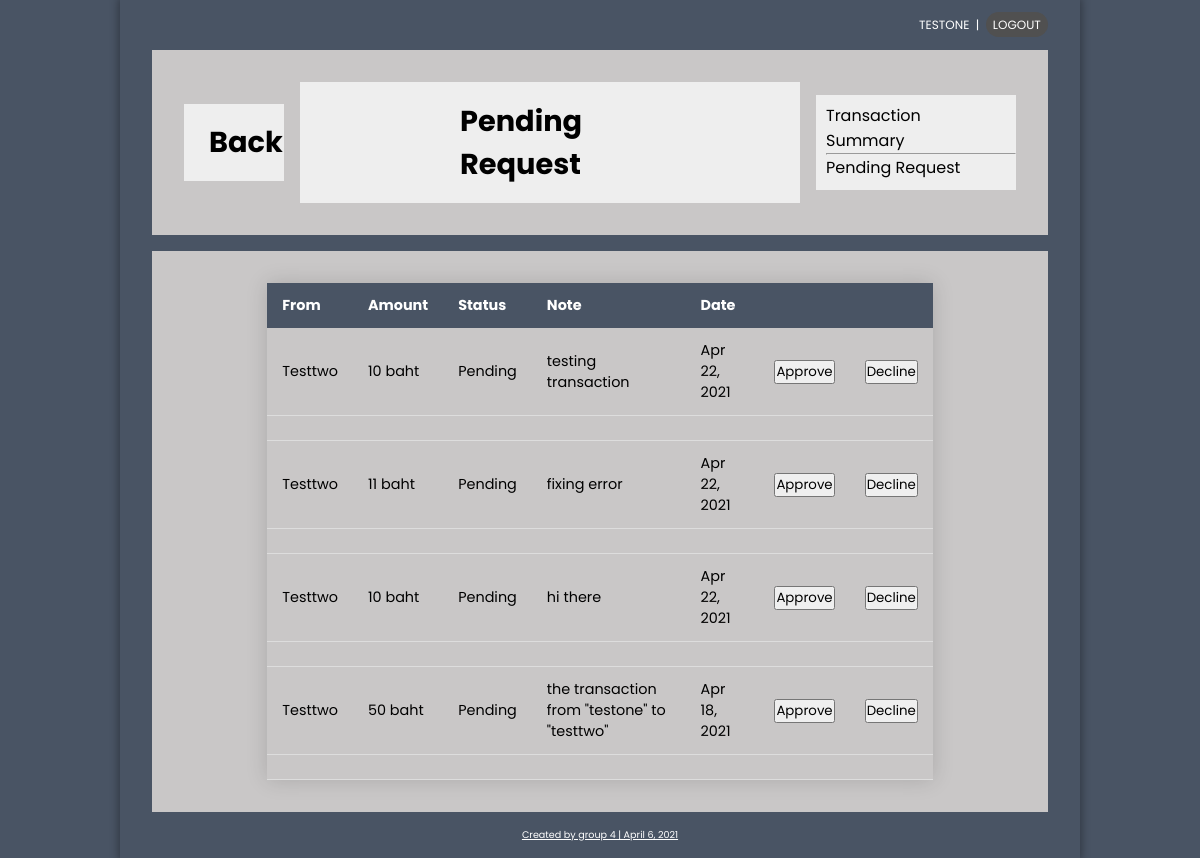
Before: /requestList/ (signed in) with the older database file.
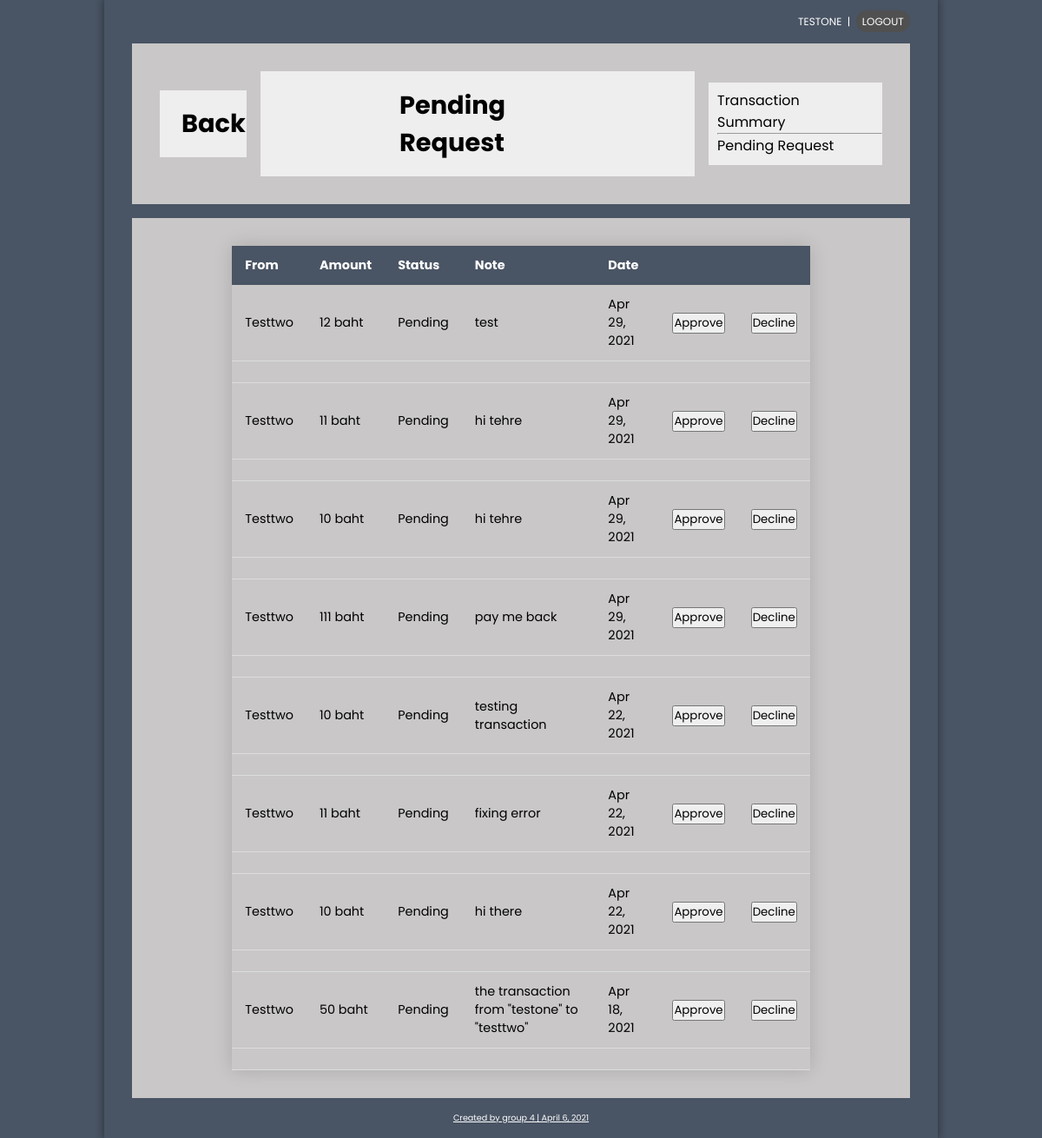
After: the same page with the newer database file.
### AIUTS/models.py (models this page shows, shortened)
class UserTransaction(models.Model):
    STATUS = (('Pending', 'Pending'),('Approve', 'Approve'))
    transactionId = models.AutoField(primary_key=True)
    transactionTime = models.DateTimeField(auto_now_add=True)
    transactionSender = models.ForeignKey(UserAccount, on_delete=models.CASCADE, related_name="Sender")
    transactionReceiver = models.ForeignKey(UserAccount, on_delete=models.CASCADE, related_name="Receiver")
    transactionAmount = models.IntegerField(default=0)
    transactionMessage = models.CharField(max_length=100, null=True)
    transactionStatus =  models.CharField(max_length=20, choices=STATUS, default=STATUS[0][0])

class UserAccount(models.Model):
    user = models.OneToOneField(User, on_delete=models.CASCADE)
    accountId = models.CharField(primary_key=True,max_length=255,)
    accountAmount = models.IntegerField(default=100)
    '''
    everytime the user is create, it will add to a users group directly
    '''

### AIUTS/views.py (the view)
# urls.py: path('requestList/', views.requestList.as_view(), name='requestList'),
class requestList(LoginRequiredMixin,generic.ListView):
    login_url = '/accounts/login/'
    template_name = 'AIUTS/requestList.html'
    context_object_name = 'requestTransactions'
    def get_queryset(self):
        user = UserAccount.objects.get(user=self.request.user)
        return  UserTransaction.objects.filter(Q(transactionSender=user) & Q(transactionStatus="Pending")).order_by('-transactionTime')

### AIUTS/templates/AIUTS/requestList.html (shortened to what this page needs)
{% extends "AIUTS/template.html" %}
{% block title %}Back{% endblock title %}
{% block heading %}Pending Request{% endblock heading %}
{% block content %}
<table class="styled-table" id="requestlist">
    <thead>
        <tr>
            <th>From</th>
            <th>Amount</th>
            <th>Status</th>
            <th>Note</th>
            <th>Date</th>
            <th></th>
            <th></th>
        </tr>
    </thead>
    <tbody>
        {% for transaction in requestTransactions %}
        <tr>
            <td>{{ transaction.transactionReceiver.user.username |capfirst}}</td>
            <td>{{ transaction.transactionAmount }} baht</td>
            <td>{{ transaction.transactionStatus}}</td>
            <td>{{ transaction.transactionMessage }}</td>
            <td>{{ transaction.transactionTime|date:"M d, Y" }}</td>
            {% if transaction.transactionSender.user.username == request.user.username %}
            <td> <button> <a > Approve </a></button></td>
            <td> <button> <a > Decline </a></button></td>
            {% endif %}
        </tr>
    </tbody>
        <td>
            {% empty %}
            <p id="empty">You don't have any pending request</p>
        {% endfor %}
        </td>
</table>
{% endblock content %}

### AIUTS/templates/AIUTS/template.html (shortened to what this page needs)
<!DOCTYPE html>
<html lang="en">
<head>
    {% load static %}
    <link rel="stylesheet" type="text/css" href="{% static 'AIUTS/styles.css' %}">
</head>
<body>
    <p class="logout">{{user}} &nbsp;|&nbsp; <a class="logoutbtn" href="{% url 'logout'%}">Logout</a></p>
    <header>
            <h1 class="logo"><a class="logo-name"href="{% url 'AIUTS:index' %}" >{% block title %}AIUTS{% endblock title %}</a></h1>
            <h2 class="section-name">{% block heading %}{% endblock heading %}</h2>
            <nav>
                <ul>
                    <li><a href="{% url 'AIUTS:transactionList' %}" >Transaction Summary</a></li>
                    <hr>
                    <li><a href="{% url 'AIUTS:pendingList' %}" >Pending Request</a></li>
                </ul>
            </nav>
    </header>
    <div id="main">
        {% block content %}{% endblock content %}
    </div>
    <footer>Created by group 4 | April 6, 2021</footer>
</body>
</html>

### AIUTS/static/AIUTS/styles.css (style rules this page uses)
* { margin:0; padding:0; font-family: 'Poppins', sans-serif; box-sizing:border-box; }
html { height:100vh; display:grid; }
body { place-self:center; width:80vw; background-color:#495464; padding: 1em 2em; display:grid; grid-template-rows:1fr auto; grid-gap:1em; box-shadow: 0px 0px 8px 2px #0000004f; }
header { display:grid; grid-template-columns:1fr 5fr 2fr; padding:2em; background-color:rgb(201, 199, 199); grid-gap:1em; margin-top: 0; }
h1,h2, nav { background-color:#eee; }
nav { align-self:center; padding: 4% 0 5% 5%; }
.logo { font-size: 1.8em; align-self:center; padding: 17% 0 17% 25%; }
.section-name { font-size: 1.8em; align-self:center; padding: 3.5% 25% 3.5% 32%; }
nav ul li { display:inline; margin-right:1em; }
#main { padding:2em; background-color:rgb(201, 199, 199); overflow-y: scroll; }
a { text-decoration: none; color: black; }
table { width: 100%; text-align: left; }
.logout { color: white; margin: 0; font-size: 1vw; text-align: right; text-transform: uppercase; }
.logoutbtn { color: white; background-color: rgb(80, 80, 80); text-transform: uppercase; padding: 0.3em 0.6em; border-radius: 30px; }
footer { color: white; font-size: 0.8vw; text-align: center; text-decoration: underline; }
.styled-table { margin-left: 10%; border-collapse: collapse; font-size: 0.9em; font-family: sans-serif; width: 80%; box-shadow: 0 0 20px rgba(0, 0, 0, 0.15); }
.styled-table thead tr { background-color: #495464; ; color: #ffffff; text-align: left; }
.styled-table th, .styled-table td { padding: 12px 15px; }
.styled-table tbody tr { border-bottom: 1px solid #dddddd; }

Changed rows visible on the page:
added UserTransaction: shows "Approve"
added UserTransaction: shows "Approve"
added UserTransaction: shows "Approve"
added UserTransaction: shows "Approve"
